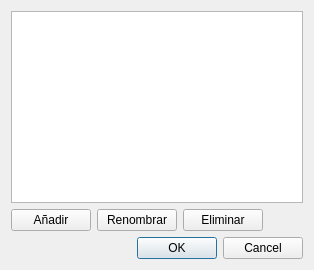
<?xml version="1.0" encoding="UTF-8"?>
<ui version="4.0">
 <class>AllergensEditor</class>
 <widget class="QDialog" name="AllergensEditor">
  <property name="windowTitle">
   <string>Editor de alérgenos</string>
  </property>
  <layout class="QVBoxLayout" name="verticalLayout">
   <item><widget class="QListWidget" name="lstAllergens"/></item>
   <item>
    <layout class="QHBoxLayout" name="layoutButtons">
     <item><widget class="QPushButton" name="btnAdd"><property name="text"><string>Añadir</string></property></widget></item>
     <item><widget class="QPushButton" name="btnRename"><property name="text"><string>Renombrar</string></property></widget></item>
     <item><widget class="QPushButton" name="btnRemove"><property name="text"><string>Eliminar</string></property></widget></item>
     <item>
      <spacer name="spacerButtons">
       <property name="orientation"><enum>Qt::Horizontal</enum></property>
       <property name="sizeHint" stdset="0"><size><width>40</width><height>20</height></size></property>
      </spacer>
     </item>
    </layout>
   </item>
   <item>
    <widget class="QDialogButtonBox" name="buttonBox">
     <property name="standardButtons">
      <set>QDialogButtonBox::Ok|QDialogButtonBox::Cancel</set>
     </property>
    </widget>
   </item>
  </layout>
 </widget>
 <resources/>
 <connections/>
</ui>
